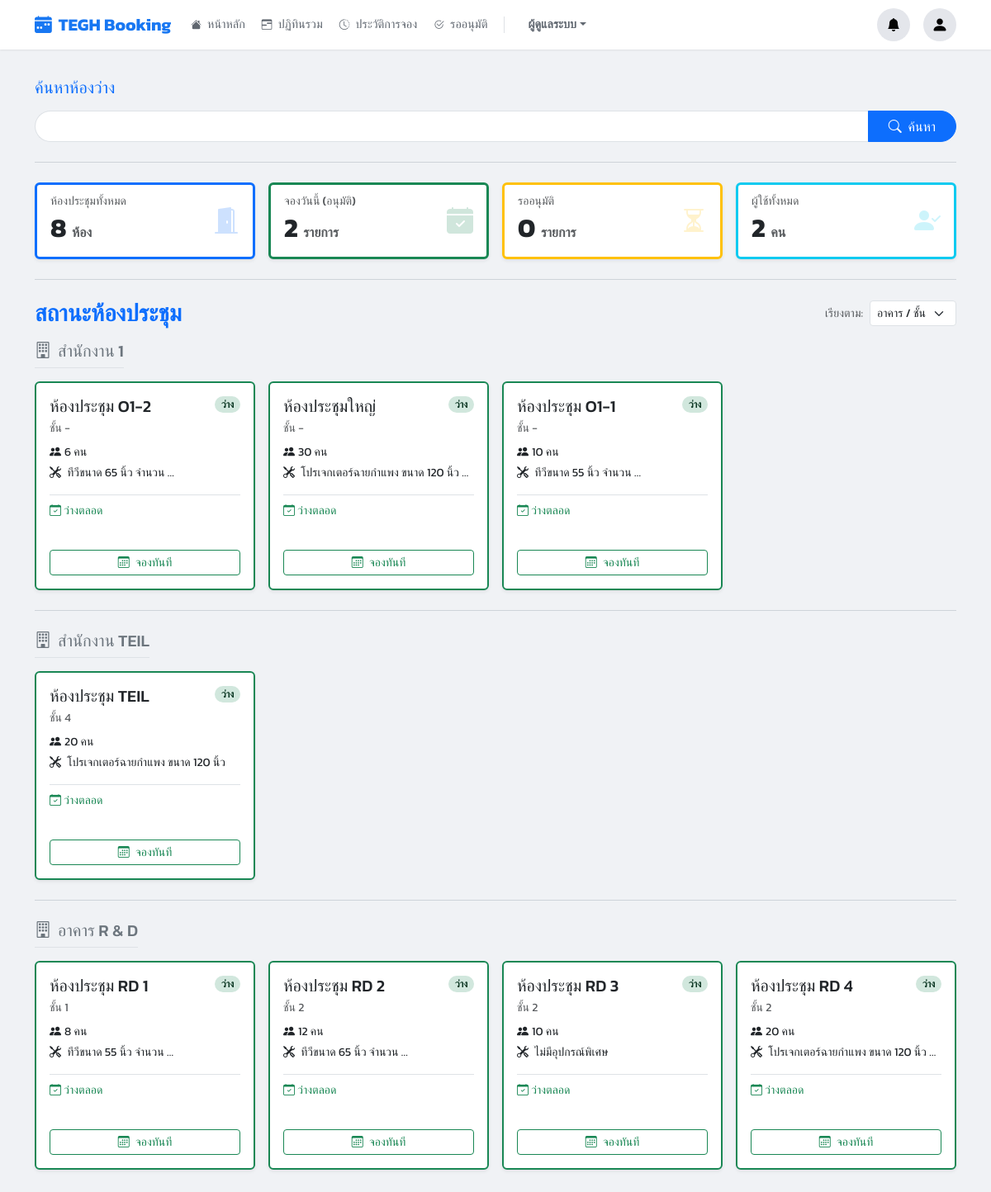
The app's page / (signed in) with its own data.
### booking/models.py (models this page shows, shortened)
class Room(models.Model):
    name = models.CharField(max_length=100)
    building = models.CharField(max_length=100, blank=True, null=True)
    floor = models.CharField(max_length=50, blank=True, null=True)
    location = models.CharField(max_length=255, blank=True, null=True)
    capacity = models.PositiveIntegerField(default=1)
    equipment_in_room = models.TextField(blank=True, null=True, help_text="ระบุอุปกรณ์ถาวรในห้อง")
    image = models.ImageField(upload_to='room_images/', blank=True, null=True)
    approver = models.ForeignKey(User, on_delete=models.SET_NULL, null=True, blank=True, related_name='approvable_rooms')
    is_maintenance = models.BooleanField(default=False, verbose_name="ปิดปรับปรุง (Manual)")
    maintenance_start = models.DateTimeField(null=True, blank=True)
    maintenance_end = models.DateTimeField(null=True, blank=True)
    line_notify_token = models.CharField(max_length=50, blank=True, null=True)
    teams_webhook_url = models.TextField(blank=True, null=True)
    @property
    def is_currently_under_maintenance(self):
        now = timezone.now()
        if self.is_maintenance and (not self.maintenance_start or not self.maintenance_end):
            return True
        if self.maintenance_start and self.maintenance_end:
            if self.maintenance_start <= now <= self.maintenance_end:
                return True
        return False

### booking/views.py (the view)
# urls.py: path('', views.dashboard_view, name='home'),
@login_required
def dashboard_view(request):
    now = timezone.now()
    sort_by = request.GET.get('sort', 'floor')
    all_rooms = Room.objects.all()
    active_bookings = Booking.objects.filter(
        start_time__lte=now,
        end_time__gt=now,
        status__in=['APPROVED', 'PENDING']
    ).select_related('user', 'room')
    room_booking_map = {b.room_id: b for b in active_bookings}
    rooms_processed = []
    buildings = defaultdict(list)
    for r in all_rooms:
        current_booking = room_booking_map.get(r.id)
        r.current_booking_info = current_booking
        r.is_maintenance = r.is_currently_under_maintenance # สมมติว่ามี Property นี้ใน Model
        if r.is_maintenance:
            r.status, r.status_class = 'ปิดปรับปรุง', 'bg-secondary text-white'
        elif current_booking:
            if current_booking.status == 'PENDING':
                r.status, r.status_class = 'รออนุมัติ', 'bg-warning text-dark'
            else:
                r.status, r.status_class = 'ไม่ว่าง', 'bg-danger text-white'
        else:
            r.status, r.status_class = 'ว่าง', 'bg-success text-white'
        rooms_processed.append(r)
    if sort_by == 'status':
        status_priority = {'ว่าง': 0, 'รออนุมัติ': 1, 'ไม่ว่าง': 2, 'ปิดปรับปรุง': 3}
        rooms_processed.sort(key=lambda x: status_priority.get(x.status, 99))
    elif sort_by == 'capacity':
        rooms_processed.sort(key=lambda x: x.capacity, reverse=True)
    elif sort_by == 'name':
        rooms_processed.sort(key=lambda x: x.name)
    else:
        rooms_processed.sort(key=lambda x: (x.building or '', str(x.floor or ''), x.name))
    for r in rooms_processed:
        buildings[r.building or "อาคารทั่วไป"].append(r)
    summary = {
        'total_rooms': all_rooms.count(),
        'today_bookings': Booking.objects.filter(start_time__date=now.date(), status='APPROVED').count(),
        'pending_approvals': Booking.objects.filter(status='PENDING').count(),
        'total_users_count': User.objects.count()
    }
    ctx = get_base_context(request)
    ctx.update({
        'buildings': dict(buildings),
        'summary_cards': summary,
        'current_sort': sort_by
    })
    return render(request, 'pages/dashboard.html', ctx)

### booking/views.py (called while the page is built)
def is_admin(user):
    return user.is_authenticated and (user.is_superuser or user.is_staff or user.groups.filter(name='Admin').exists())

def is_approver_or_admin(user):
    return user.is_authenticated and (user.is_superuser or user.is_staff or user.groups.filter(name__in=['Approver', 'Admin']).exists())

### templates/pages/dashboard.html (shortened to what this page needs)
{% extends 'base.html' %}
{% load static %}
{% block content %}
<div class="container-fluid px-0">
    <div class="row mb-3">
        <div class="col-12">
            <form action="{% url 'smart_search' %}" method="get">
                <label for="smartSearchInput" class="form-label h5 fw-bold text-primary"><h5>ค้นหาห้องว่าง</h5></label>
                <div class="input-group ">
                    <input type="text" class="form-control rounded-start-pill border-end-0"
                           name="q" id="smartSearchInput"
                           placeholder=""
                           value="{{ query_text|default:'' }}">
                    <button class="btn btn-primary rounded-end-pill px-4" type="submit">
                        <i class="bi bi-search me-1"></i> <span class="d-none d-sm-inline">ค้นหา</span>
                    </button>
                </div>
            </form>
        </div>
    </div>
    <hr class="section-divider">
    <div class="row g-3 mb-4">
        <div class="col-12 col-sm-6 col-xl-3">
            <div class="card kpi-card border-start border-primary border-3 shadow-sm h-100">
                <div class="card-body d-flex justify-content-between align-items-center">
                    <div>
                        <h6 class="card-subtitle text-muted mb-1 small">ห้องประชุมทั้งหมด</h6>
                        <h2 class="card-title fw-bold mb-0">{{ summary_cards.total_rooms }} <small class="text-muted fs-6">ห้อง</small></h2>
                    </div>
                    <i class="bi bi-door-open-fill kpi-icon text-primary"></i>
                </div>
            </div>
        </div>
        <div class="col-12 col-sm-6 col-xl-3">
            <div class="card kpi-card border-start border-success border-3 shadow-sm h-100">
                <div class="card-body d-flex justify-content-between align-items-center">
                    <div>
                        <h6 class="card-subtitle text-muted mb-1 small">จองวันนี้ (อนุมัติ)</h6>
                        <h2 class="card-title fw-bold mb-0">{{ summary_cards.today_bookings }} <small class="text-muted fs-6">รายการ</small></h2>
                    </div>
                     <i class="bi bi-calendar-check-fill kpi-icon text-success"></i>
                </div>
            </div>
        </div>
        <div class="col-12 col-sm-6 col-xl-3">
            <div class="card kpi-card border-start border-warning border-3 shadow-sm h-100">
                <div class="card-body d-flex justify-content-between align-items-center">
                    <div>
                        <h6 class="card-subtitle text-muted mb-1 small">รออนุมัติ</h6>
                        <h2 class="card-title fw-bold mb-0">{{ summary_cards.pending_approvals }} <small class="text-muted fs-6">รายการ</small></h2>
                    </div>
                     <i class="bi bi-hourglass-split kpi-icon text-warning"></i>
                </div>
            </div>
        </div>
        <div class="col-12 col-sm-6 col-xl-3">
            <div class="card kpi-card border-start border-info border-3 shadow-sm h-100">
                 <div class="card-body d-flex justify-content-between align-items-center">
                    <div>
                        <h6 class="card-subtitle text-muted mb-1 small">ผู้ใช้ทั้งหมด</h6>
                        <h2 class="card-title fw-bold mb-0">{{ summary_cards.total_users_count }} <small class="text-muted fs-6">คน</small></h2>
                    </div>
                     <i class="bi bi-person-check-fill kpi-icon text-info"></i>
                </div>
            </div>
        </div>
    </div>
    <hr class="section-divider">
    <div class="d-flex flex-wrap justify-content-between align-items-center mb-3 gap-2">
        <h2 class="mb-0 fw-bold text-primary fs-3">สถานะห้องประชุม</h2>
        <div class="d-flex align-items-center ms-auto">
            <label for="sortSelect" class="form-label me-2 mb-0 small text-muted text-nowrap">เรียงตาม:</label>
            <select class="form-select form-select-sm" id="sortSelect" style="width: auto;" onchange="window.location.href='?sort='+this.value">
                <option value="floor" {% if current_sort == 'floor' %}selected{% endif %}>อาคาร / ชั้น</option>
            </select>
        </div>
    </div>
    {% for building_name, rooms_in_building in buildings.items %}
        {% if not forloop.first %}
            <hr class="section-divider my-4">
        {% endif %}
        <div class="mb-4">
            <h5 class="mb-3 text-secondary border-bottom pb-2 d-inline-block"><i class="bi bi-building me-2"></i>{{ building_name }}</h5>
            <div class="row g-3 row-cols-1 row-cols-sm-2 row-cols-lg-3 row-cols-xl-4">
                {% for room in rooms_in_building %}
                <div class="col">
                    <div class="card room-card-hover border-start border-2
                        {% if room.is_maintenance %}border-secondary room-maintenance
                        {% elif room.status == 'ว่าง' %}border-success
                        {% else %}border-danger{% endif %} shadow-sm h-100">
                        <div class="card-body d-flex flex-column p-3">
                            <div class="d-flex justify-content-between align-items-start mb-2">
                                <h5 class="card-title mb-0 fs-5 text-truncate" title="{{ room.name }}">{{ room.name }}</h5>
                                {% if room.is_maintenance %}
                                    <span class="badge bg-secondary rounded-pill small">
                                        ปิดปรับปรุง
                                    </span>
                                {% else %}
                                    <span class="badge {% if room.status == 'ว่าง' %}bg-success-subtle text-success-emphasis{% else %}bg-danger-subtle text-danger-emphasis{% endif %} rounded-pill small">
                                        {{ room.status }}
                                    </span>
                                {% endif %}
                            </div>
                            <p class="card-subtitle mb-2 text-muted small">
                                ชั้น {{ room.floor|default:"-" }}
                            </p>
                            <p class="card-text small mb-1"><i class="bi bi-people-fill me-1"></i>{{ room.capacity }} คน</p>
                            <p class="card-text small mb-3 text-truncate">
                                <i class="bi bi-tools me-1"></i>
                                {{ room.equipment_in_room|truncatewords:4|default:"-" }}
                            </p>
                            <div class="mt-auto border-top pt-2">
                                {% if room.is_maintenance %}
                                    <p class="small mb-1 text-secondary">
                                        <i class="bi bi-tools"></i> **ไม่สามารถจองได้**
                                    </p>
                                    <button type="button" class="btn btn-sm btn-maintenance-alert mt-2 w-100"
                                            data-bs-toggle="modal"
                                            data-bs-target="#maintenanceAlertModal"
                                            data-room-name="{{ room.name }}">
                                        <i class="bi bi-calendar3-x me-1"></i> แจ้งเตือน
                                    </button>
                                {% else %}
                                    <p class="small mb-1 text-success"><i class="bi bi-calendar-check"></i> ว่างตลอด</p>
                                    <p class="small mb-1 text-muted">&nbsp;</p>
                                    <a href="{% url 'room_calendar' room.id %}" class="btn btn-sm btn-outline-success mt-2 w-100">
                                        <i class="bi bi-calendar3 me-1"></i> จองทันที
                                    </a>
                                {% endif %}
                            </div>
                        </div>
                    </div>
                </div>
                {% endfor %}
            </div>
        </div>
    {% empty %}
        <div class="alert alert-warning text-center">
            <i class="bi bi-exclamation-triangle-fill me-2"></i> ยังไม่มีห้องประชุมในระบบ
        </div>
    {% endfor %}
</div>
{% endblock %}

### templates/base.html (style rules this page uses)
body { background-color: #f0f2f5; font-family: 'Kanit', sans-serif; padding-top: 70px; }

### templates/pages/dashboard.html (style rules this page uses)
.kpi-card .card-body { padding: 1rem; }
.kpi-icon { font-size: 2rem; opacity: 0.2; }
.section-divider { margin-top: 1.5rem; margin-bottom: 1.5rem; border-color: #adb5bd; border-top-width: 1px; opacity: 0.5; }

### records on screen
Room: building "สำนักงาน 1", name "ห้องประชุม O1-2", status "ว่าง", floor "-", capacity "6", equipment_in_room "ทีวีขนาด 65 นิ้ว จำนวน …", is_maintenance False (drawn)
Room: name "ห้องประชุมใหญ่", status "ว่าง", floor "-", capacity "30", equipment_in_room "โปรเจกเตอร์ฉายกำแพง ขนาด 120 นิ้ว …", is_maintenance False (drawn)
Room: name "ห้องประชุม O1-1", status "ว่าง", floor "-", capacity "10", equipment_in_room "ทีวีขนาด 55 นิ้ว จำนวน …", is_maintenance False (drawn)
Room: building "สำนักงาน TEIL", name "ห้องประชุม TEIL", status "ว่าง", floor "4", capacity "20", equipment_in_room "โปรเจกเตอร์ฉายกำแพง ขนาด 120 นิ้ว", is_maintenance False (drawn)
Room: building "อาคาร R & D", name "ห้องประชุม RD 1", status "ว่าง", floor "1", capacity "8", equipment_in_room "ทีวีขนาด 55 นิ้ว จำนวน …", is_maintenance False (drawn)
Room: name "ห้องประชุม RD 2", status "ว่าง", floor "2", capacity "12", equipment_in_room "ทีวีขนาด 65 นิ้ว จำนวน …", is_maintenance False (drawn)
Room: name "ห้องประชุม RD 3", status "ว่าง", floor "2", capacity "10", equipment_in_room "ไม่มีอุปกรณ์พิเศษ", is_maintenance False (drawn)
Room: name "ห้องประชุม RD 4", status "ว่าง", floor "2", capacity "20", equipment_in_room "โปรเจกเตอร์ฉายกำแพง ขนาด 120 นิ้ว …", is_maintenance False (drawn)

### other values on screen
{{ item.label }} "หน้าหลัก" "ปฏิทินรวม" "ประวัติการจอง" "รออนุมัติ"
{{ summary_cards.total_rooms }} "8"
{{ summary_cards.today_bookings }} "2"
{{ summary_cards.pending_approvals }} "0"
{{ summary_cards.total_users_count }} "2"
